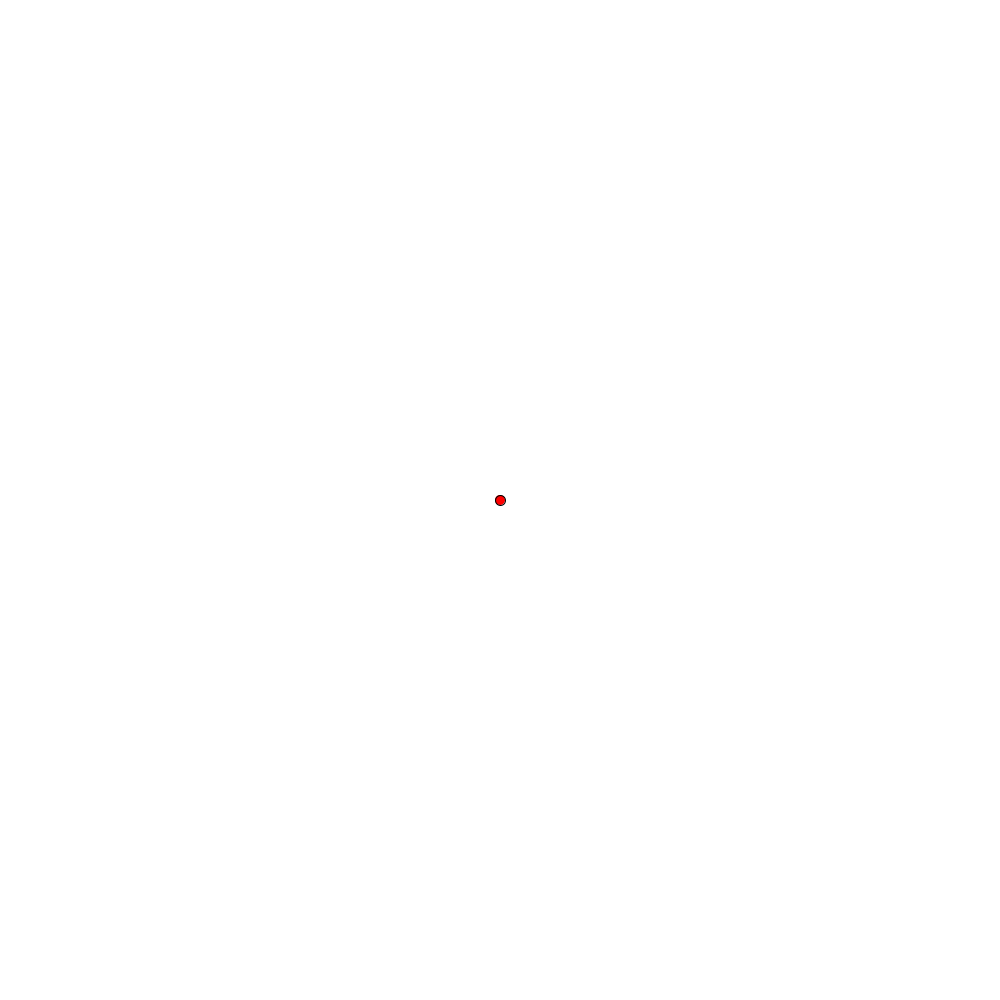
Frame 1 (no input)
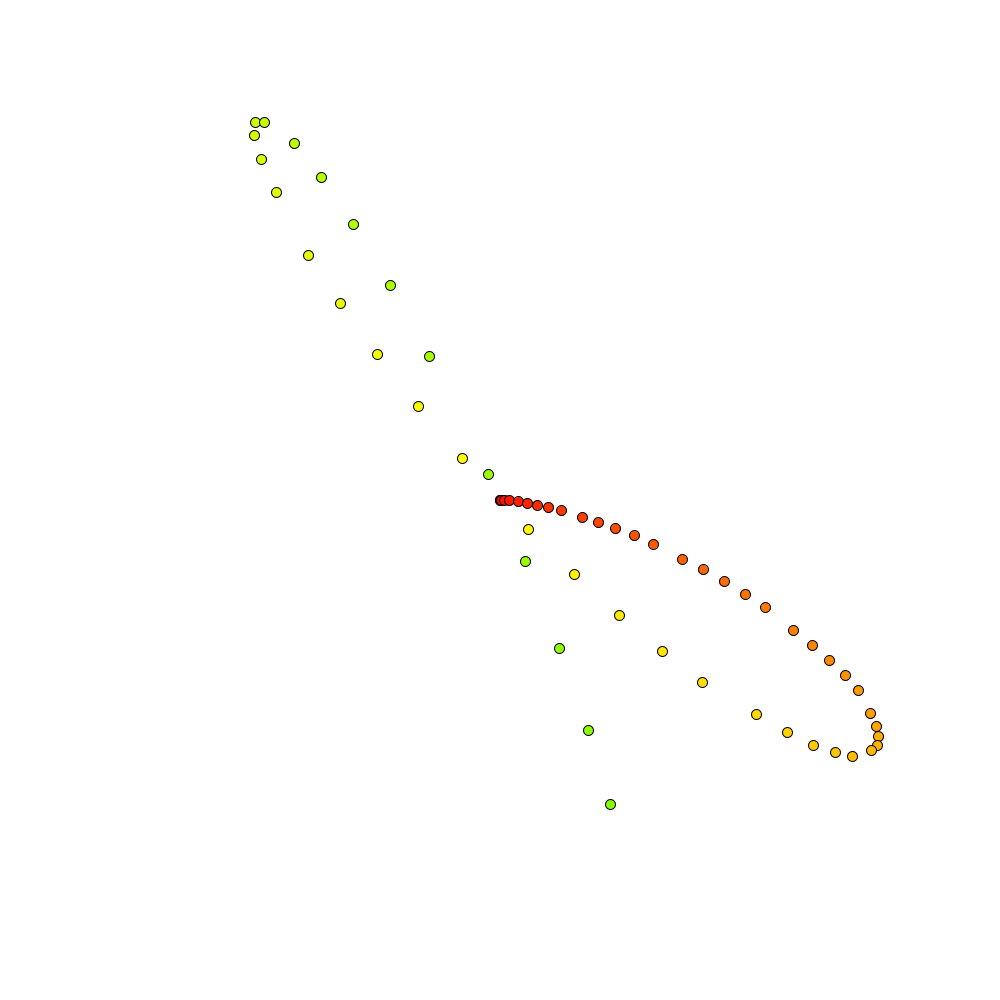
Frame 60 (the mouse pressed at the canvas centre just before this capture)
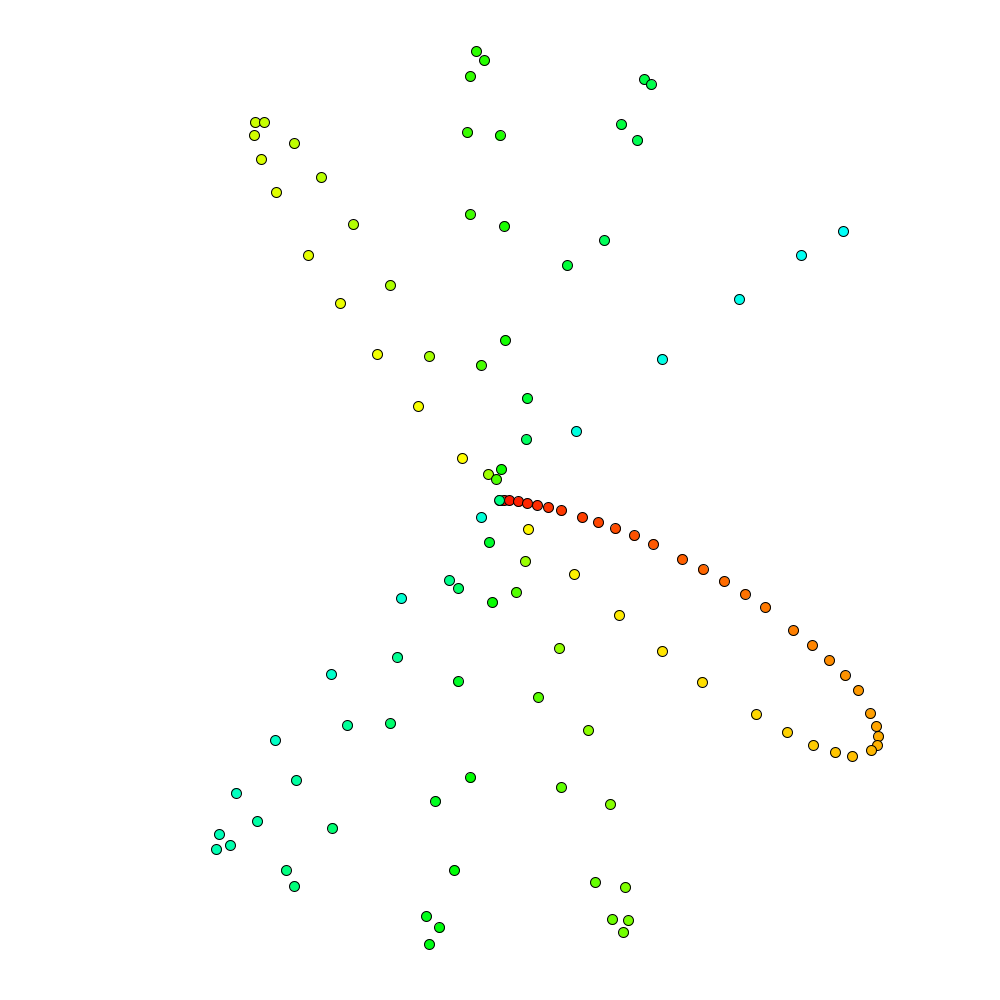
Frame 120 (the mouse held since frame 60 and released just before this capture)

The Processing sketch that drew these frames (run headless with seeded random() and noise(); from frame 60 on, the mouse is pressed at the canvas centre):

// Processing sketch: colorShape
// ── colorShape.pde
int Center_X;//カンバスの中心のX座標
int Center_Y;//カンバスの中心のY座標
float Circle_Radius;//円の半径
final int Circle_N=300;//円は合計何個あるか？
int Pos=0;//今何個目の円か？
float Hue;//色指定用変数
float Round;
float i;
void setup() {
  size(1000, 1000);
  background(#ffffff);
  fill(#000000);
  colorMode(HSB,360,100,100);
  Center_X=width/2;
  Center_Y=height/2;
  Circle_Radius=min(width, height)*0.45;//width,heightのうち小さい方の値を取得
}

void draw() {
  int Ellipse_R;//円の半径
  int Distance;//カンバス中心からの円までの直線距離
  float deg=360*Pos/Circle_N;//360度/N=円一つあたりの角度→*今の円の数
  float Radian=radians(deg);

  fill(Hue,100,100);//色指定
  float Ellipse_X=Center_X+cos(Radian)*Circle_Radius*Round;//円の中心のX座標//円のX座標指定(キャスト)
  float Ellipse_Y=Center_X+sin(Radian)*Circle_Radius*Round;//円の中心のY座標//円のY座標指定(キャスト)
  ellipse(Ellipse_X, Ellipse_Y, 10, 10);
  Pos=(Pos+1)%Circle_N;//Posの数取得
  Hue=(Hue+1000/Circle_N*0.5)%360;//色関数指定
  print("TEST");
  
  float deg2=360*Pos/Circle_N;//360度/N=円一つあたりの角度→*今の円の数
  float Radian2=radians(deg2);
  Round=sin(Radian2*i);
  i=(i+0.1)%10;
}
